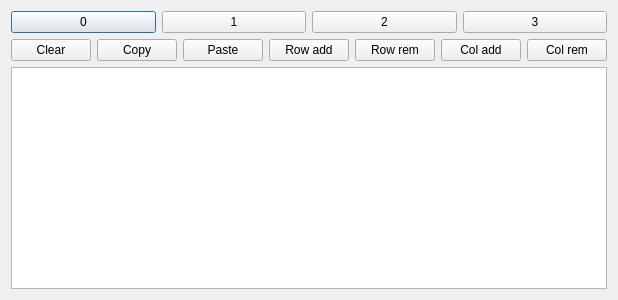
<?xml version="1.0" encoding="UTF-8"?>
<ui version="4.0">
 <class>IOSpreadsheetWin</class>
 <widget class="QDialog" name="IOSpreadsheetWin">
  <property name="geometry">
   <rect>
    <x>0</x>
    <y>0</y>
    <width>581</width>
    <height>300</height>
   </rect>
  </property>
  <property name="windowTitle">
   <string>Spreadsheet 0</string>
  </property>
  <layout class="QGridLayout" name="gridLayout">
   <item row="0" column="0">
    <layout class="QHBoxLayout" name="horizontalLayout">
     <item>
      <widget class="QPushButton" name="Show0">
       <property name="text">
        <string>0</string>
       </property>
      </widget>
     </item>
     <item>
      <widget class="QPushButton" name="Show1">
       <property name="text">
        <string>1</string>
       </property>
      </widget>
     </item>
     <item>
      <widget class="QPushButton" name="Show2">
       <property name="text">
        <string>2</string>
       </property>
      </widget>
     </item>
     <item>
      <widget class="QPushButton" name="Show3">
       <property name="text">
        <string>3</string>
       </property>
      </widget>
     </item>
    </layout>
   </item>
   <item row="1" column="0">
    <layout class="QHBoxLayout" name="horizontalLayout_2">
     <item>
      <widget class="QPushButton" name="SheetClear">
       <property name="text">
        <string>Clear</string>
       </property>
      </widget>
     </item>
     <item>
      <widget class="QPushButton" name="SheetCopy">
       <property name="text">
        <string>Copy</string>
       </property>
      </widget>
     </item>
     <item>
      <widget class="QPushButton" name="SheetPaste">
       <property name="text">
        <string>Paste</string>
       </property>
      </widget>
     </item>
     <item>
      <widget class="QPushButton" name="RowAdd">
       <property name="text">
        <string>Row add</string>
       </property>
      </widget>
     </item>
     <item>
      <widget class="QPushButton" name="RowRem">
       <property name="text">
        <string>Row rem</string>
       </property>
      </widget>
     </item>
     <item>
      <widget class="QPushButton" name="ColAdd">
       <property name="text">
        <string>Col add</string>
       </property>
      </widget>
     </item>
     <item>
      <widget class="QPushButton" name="ColRem">
       <property name="text">
        <string>Col rem</string>
       </property>
      </widget>
     </item>
    </layout>
   </item>
   <item row="2" column="0">
    <widget class="QTableWidget" name="SpreadsheetScreen">
     <property name="selectionMode">
      <enum>QAbstractItemView::ContiguousSelection</enum>
     </property>
     <property name="wordWrap">
      <bool>false</bool>
     </property>
    </widget>
   </item>
  </layout>
 </widget>
 <resources/>
 <connections/>
</ui>
